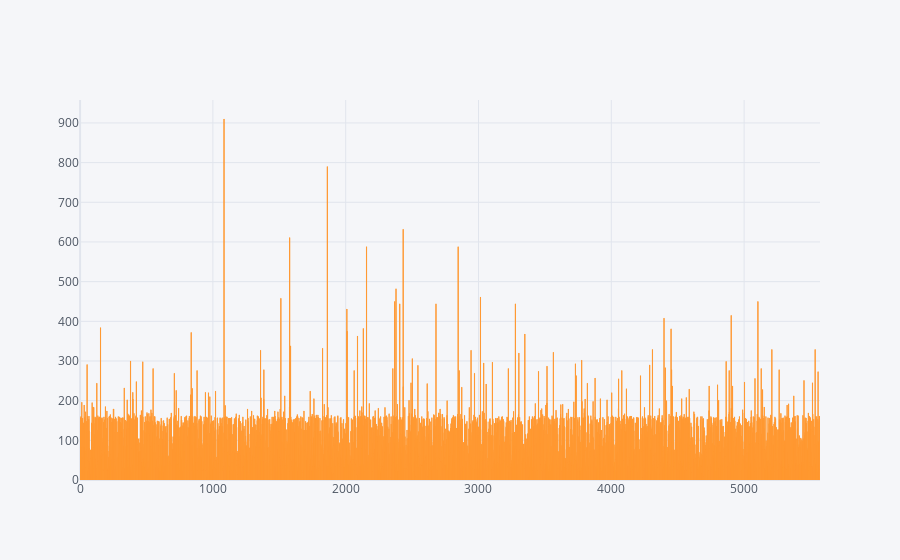

Notebook cell for this chart:
### Code cell
df["length"].iplot(kind="bar")

### Figure 1 — Plotly figure (JSON) as saved in the notebook; plotly's stock layout.template omitted (floating-point values rounded to 4 significant figures; data arrays with more than 128 entries replaced by an {"elided": "..."} marker saying what was removed)
{"data": [{"marker": {"color": "rgba(255, 153, 51, 0.6)", "line": {"color": "rgba(255, 153, 51, 1.0)", "width": 1}}, "name": "length", "orientation": "v", "text": "", "type": "bar", "x": {"elided": "5572 int values"}, "y": {"elided": "5572 int values"}}], "layout": {"legend": {"bgcolor": "#F5F6F9", "font": {"color": "#4D5663"}}, "paper_bgcolor": "#F5F6F9", "plot_bgcolor": "#F5F6F9", "title": {"font": {"color": "#4D5663"}}, "xaxis": {"gridcolor": "#E1E5ED", "showgrid": true, "tickfont": {"color": "#4D5663"}, "title": {"font": {"color": "#4D5663"}, "text": ""}, "zerolinecolor": "#E1E5ED"}, "yaxis": {"gridcolor": "#E1E5ED", "showgrid": true, "tickfont": {"color": "#4D5663"}, "title": {"font": {"color": "#4D5663"}, "text": ""}, "zerolinecolor": "#E1E5ED"}}}
